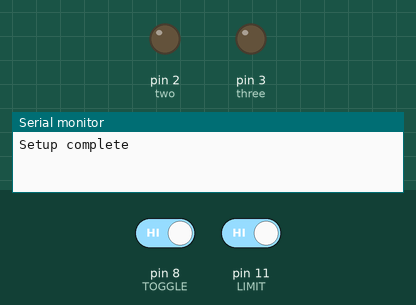
Bench run of a sketch on a simulated Arduino Uno, built with avr-gcc and run on an emulated ATmega328P. On the bench: output pins drawn as LEDs (lit = HIGH), the last lines printed to the serial monitor. Inputs (shaded band) come from the test bench; at power-on: pin 8 (TOGGLE) HIGH, pin 11 (LIMIT) HIGH.

Above: at 1.2 s.
1.3 s: pin 8 (TOGGLE) driven LOW
At 4.1 s:
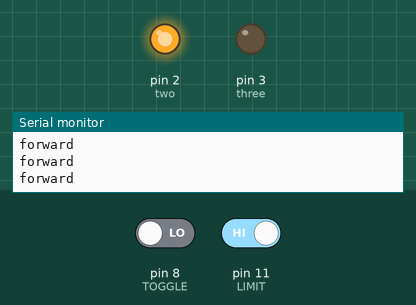
4.3 s: pin 8 (TOGGLE) driven HIGH
At 5.2 s:
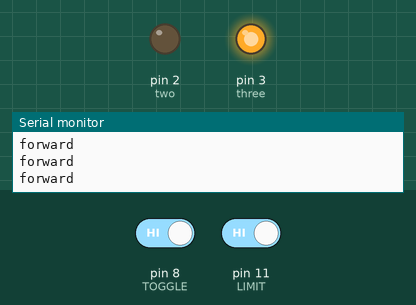
Timing chart, 0 to 7.3 s (numbered marks = the images above; inputs shaded):
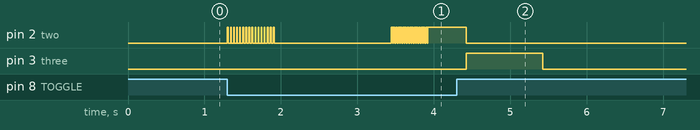

Measured:
- after the input at 1.3 s, pin 2 (two): goes 15 × (HIGH 0.01 s, LOW 0.03 s), HIGH 0.01 s, LOW 1.5 s, 16 × (HIGH 0.02 s, LOW 0.01 s), then HIGH, starting at once
- after the input at 4.3 s, pin 2 (two): goes on until 4.4 s, then stays LOW; pin 3 (three): LOW → HIGH after 0.12 s, → LOW 1.0 s later

The sketch:

Useless_Box.ino
```cpp
enum states {STOP = 0, FORWARD};

// this state variable saves our state between calls to loop()
int state;
const byte TOGGLE = 8;
const byte LIMIT = 11;
const byte two = 2;
const byte three = 3;
const float INTERVAL_SHY = 10000;
const float INTERVAL_OKAY = 20000;
const float INTERVAL_UGH = 30000;
const float start = millis();

void setup() {
  Serial.begin(115200);
  Serial.println("Setup complete");

  // TO DO:
  // intialize input and output pins
  pinMode(TOGGLE, INPUT_PULLUP);
  pinMode(LIMIT, INPUT_PULLUP);
  pinMode(two, OUTPUT);
  pinMode(three, OUTPUT);

  // intialize your initial states
  state = STOP;
}

void loop() {
  switch (state) {
    case STOP: // case for STOP
      // TO DO: Set your outputs for the motor to stop
      digitalWrite(two, LOW);
      digitalWrite(three, LOW);

      // TO DO: Decide whether to change states and update the state variable accordingly
      if (digitalRead(TOGGLE) == LOW){
        state = FORWARD;
      }
      break;

    case FORWARD: // case for forward
      Serial.println("FORWARD");

      int now = millis();
      int interval = now - start;
      Serial.print("start ");
      Serial.println(start);
      Serial.print("now ");
      Serial.println(now);

      if (0 <= interval && interval < INTERVAL_SHY) {
        Serial.println("SHY_CASE");

        //start moving slowly
        for (int i = 0; i <= 15; i++) {
          digitalWrite(three, LOW);
          digitalWrite(two, HIGH);
          delay(10);
          digitalWrite(three, LOW);
          digitalWrite(two, LOW);
          delay(30);
          Serial.println("forward");
        }

        //pause for half a sec
        digitalWrite(three, LOW);
        digitalWrite(two, LOW);
        delay(1500);
        Serial.println("stop");

        //continue moving
        for (int i = 0; i <= 15; i++){
          digitalWrite(three, LOW);
          digitalWrite(two, HIGH);
          delay(20);
          digitalWrite(three, LOW);
          digitalWrite(two, LOW);
          delay(10);
          Serial.println("forward");
        }
        digitalWrite(three, LOW);
        digitalWrite(two, HIGH);
        Serial.println("forward");
        delay(500);

        if (digitalRead(TOGGLE) == HIGH){
          digitalWrite(two, LOW);
          digitalWrite(three, HIGH);
          delay(1000);
          if (digitalRead(LIMIT) == HIGH){
            Serial.println("stop");
            state = STOP;
          }
        }
      }

      else if (INTERVAL_SHY <= interval && interval < INTERVAL_OKAY) {
        digitalWrite(two, HIGH);
        digitalWrite(three, LOW);
        delay(500);

        if (digitalRead(TOGGLE) == HIGH){
          digitalWrite(two, LOW);
          digitalWrite(three, HIGH);
          delay(1000);

          if (digitalRead(LIMIT) == HIGH){
            Serial.println("stop");
            state = STOP;
          }
        }
      }

      else if (INTERVAL_OKAY <= interval && interval < INTERVAL_UGH) {
        digitalWrite(two, HIGH);
        Serial.print(digitalRead(two));
        digitalWrite(three, LOW);
        Serial.print(digitalRead(three));
        delay(1500);

        if (digitalRead(TOGGLE) == HIGH){
          Serial.println("reversE");
          digitalWrite(two, LOW);
          digitalWrite(three, HIGH);
          delay(50);

          digitalWrite(two, LOW);
          digitalWrite(three, LOW);
          delay(2000);

          digitalWrite(two, LOW);
          digitalWrite(three, HIGH);
          delay(1000);

          if (digitalRead(LIMIT) == HIGH){
            state = STOP;
          }
        }
      }
      break;

    default:
      Serial.println("Invalid state");
      break;
  }; // end switch
}
```
